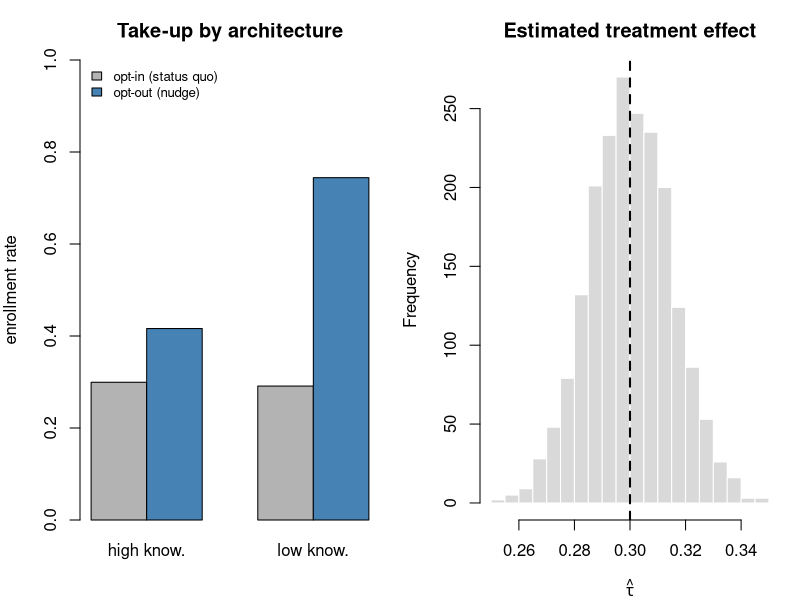

This chart was generated by the following R code:
## ---- chunk 1
#| echo: true
#| message: false
#| warning: false
#| label: fig-nudge-power
#| fig-cap: "Simulated default-nudge field experiment. Left: enrollment rates under the opt-in (status quo) and opt-out (nudge) architectures, overall and split by domain knowledge. Right: the sampling distribution of the estimated treatment effect across 2,000 replications, centered on the true effect (dashed line)."

set.seed(16)

simulate_nudge_trial <- function(n = 4000,
                                 base_enroll = 0.30,   # opt-in baseline take-up
                                 tau_low = 0.45,       # nudge effect, low-knowledge
                                 tau_high = 0.15) {    # nudge effect, high-knowledge
  # Half the sample is low domain knowledge (more susceptible per Mrkva 2021).
  low_knowledge <- rbinom(n, 1, 0.5)
  treat <- rbinom(n, 1, 0.5)                      # randomized opt-out default
  tau_i <- ifelse(low_knowledge == 1, tau_low, tau_high)
  # Enrollment probability is the baseline plus the (heterogeneous) nudge bump.
  p <- pmin(base_enroll + treat * tau_i, 0.99)
  enroll <- rbinom(n, 1, p)
  data.frame(enroll, treat, low_knowledge)
}

dat <- simulate_nudge_trial()

# Difference-in-means estimator of the ATE (eq-ate).
ate_hat <- mean(dat$enroll[dat$treat == 1]) - mean(dat$enroll[dat$treat == 0])

# Subgroup effects to expose heterogeneity.
sub <- aggregate(enroll ~ treat + low_knowledge, dat, mean)

# Sampling distribution of the estimator across replications.
reps <- replicate(2000, {
  d <- simulate_nudge_trial()
  mean(d$enroll[d$treat == 1]) - mean(d$enroll[d$treat == 0])
})

true_ate <- 0.5 * 0.45 + 0.5 * 0.15   # population-average true effect

op <- par(mfrow = c(1, 2), mar = c(4, 4, 3, 1))

# Panel 1: enrollment by architecture and knowledge.
bar_mat <- matrix(sub$enroll[order(sub$low_knowledge, sub$treat)],
                  nrow = 2,
                  dimnames = list(c("opt-in", "opt-out"),
                                  c("high know.", "low know.")))
barplot(bar_mat, beside = TRUE, ylim = c(0, 1),
        col = c("grey70", "steelblue"),
        ylab = "enrollment rate", main = "Take-up by architecture")
legend("topleft", c("opt-in (status quo)", "opt-out (nudge)"),
       fill = c("grey70", "steelblue"), bty = "n", cex = 0.8)

# Panel 2: sampling distribution of the estimated ATE.
hist(reps, breaks = 30, col = "grey85", border = "white",
     xlab = expression(hat(tau)), main = "Estimated treatment effect")
abline(v = true_ate, lty = 2, lwd = 2)

par(op)

cat("Estimated ATE (single trial): ", round(ate_hat, 3), "\n")
cat("True population ATE:          ", round(true_ate, 3), "\n")
